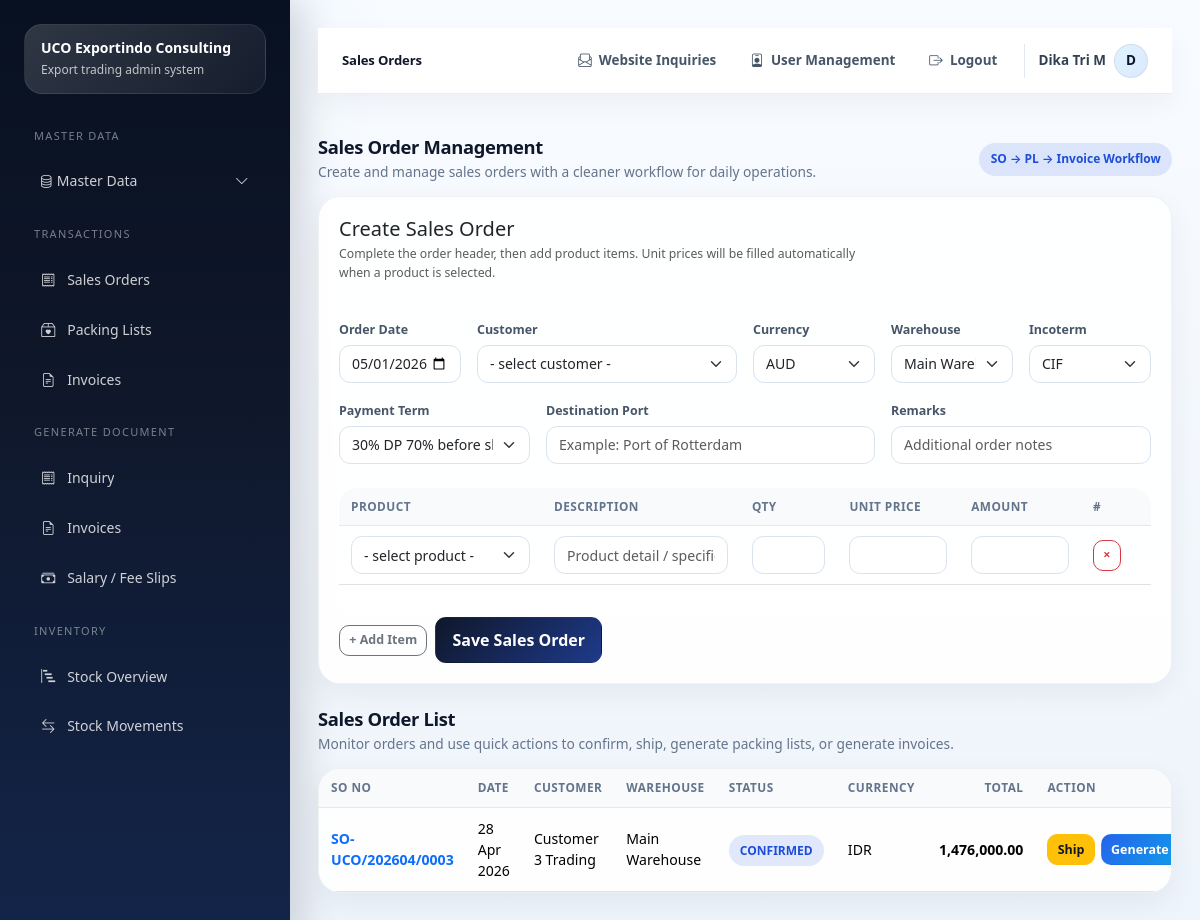
Page /index.php/transactions/sales_orders (signed in) on the committed database.
### tables this page shows
CREATE TABLE IF NOT EXISTS `sales_orders` (
  `id` int NOT NULL AUTO_INCREMENT,
  `so_no` varchar(50) NOT NULL,
  `order_date` date NOT NULL,
  `customer_id` int NOT NULL,
  `currency_id` int DEFAULT NULL,
  `incoterm_id` int DEFAULT NULL,
  `payment_term_id` int DEFAULT NULL,
  `warehouse_id` int DEFAULT NULL,
  `destination_port` varchar(150) DEFAULT NULL,
  `remarks` text,
  `created_by` int DEFAULT NULL,
  `total_amount` decimal(18,2) NOT NULL DEFAULT '0.00',
  `status` enum('DRAFT','CONFIRMED','SHIPPED') NOT NULL DEFAULT 'DRAFT',
  `created_at` timestamp NULL DEFAULT CURRENT_TIMESTAMP,
  PRIMARY KEY (`id`),
  UNIQUE KEY `so_no` (`so_no`),
  KEY `fk_so_customer` (`customer_id`),
  KEY `fk_so_currency` (`currency_id`),
  KEY `fk_so_incoterm` (`incoterm_id`),
  KEY `fk_so_payment_term` (`payment_term_id`),
  KEY `fk_so_warehouse` (`warehouse_id`),
  KEY `fk_so_user` (`created_by`),
  CONSTRAINT `fk_so_currency` FOREIGN KEY (`currency_id`) REFERENCES `currencies` (`id`) ON DELETE SET NULL,
  CONSTRAINT `fk_so_customer` FOREIGN KEY (`customer_id`) REFERENCES `customers` (`id`),
  CONSTRAINT `fk_so_incoterm` FOREIGN KEY (`incoterm_id`) REFERENCES `incoterms` (`id`) ON DELETE SET NULL,
  CONSTRAINT `fk_so_payment_term` FOREIGN KEY (`payment_term_id`) REFERENCES `payment_terms` (`id`) ON DELETE SET NULL,
  CONSTRAINT `fk_so_user` FOREIGN KEY (`created_by`) REFERENCES `users` (`id`) ON DELETE SET NULL,
  CONSTRAINT `fk_so_warehouse` FOREIGN KEY (`warehouse_id`) REFERENCES `warehouses` (`id`) ON DELETE SET NULL
);

CREATE TABLE IF NOT EXISTS `customers` (
  `id` int NOT NULL AUTO_INCREMENT,
  `customer_code` varchar(50) DEFAULT NULL,
  `company_name` varchar(150) NOT NULL,
  `pic_name` varchar(100) DEFAULT NULL,
  `email` varchar(100) DEFAULT NULL,
  `phone` varchar(50) DEFAULT NULL,
  `address` text,
  `country` varchar(100) DEFAULT NULL,
  `is_active` tinyint(1) NOT NULL DEFAULT '1',
  PRIMARY KEY (`id`)
);

CREATE TABLE IF NOT EXISTS `warehouses` (
  `id` int NOT NULL AUTO_INCREMENT,
  `code` varchar(30) NOT NULL,
  `warehouse_name` varchar(100) NOT NULL,
  `location` text,
  `is_active` tinyint(1) NOT NULL DEFAULT '1',
  PRIMARY KEY (`id`)
);

CREATE TABLE IF NOT EXISTS `currencies` (
  `id` int NOT NULL AUTO_INCREMENT,
  `currency_code` varchar(10) NOT NULL,
  `currency_name` varchar(50) NOT NULL,
  PRIMARY KEY (`id`)
);

### application/core/MY_Controller.php (called while the page is built, shortened)
<?php
class MY_Controller extends CI_Controller
{
    protected $user;
    public function __construct()
    {
        $this->user = $this->session->userdata('user');
    }
    protected function render($view, $data = [], $layout = 'admin')
    {
        $data['current_user'] = $this->user;
        $this->load->view('templates/admin_header', $data);
        $this->load->view($view, $data);
        $this->load->view('templates/admin_footer', $data);
    }
}

### application/controllers/Transactions.php (called while the page is built, shortened)
<?php
class Transactions extends MY_Controller
{
    public function sales_orders()
    {
        $data = $this->so->reference_data();
        $data['page_title'] = 'Sales Orders';
        $data['rows'] = $this->so->rows();
        $this->render('admin/transactions/sales_orders', $data);
    }
}

### index.php (called while the page is built, shortened)
<?php
require BASEPATH . 'core/CodeIgniter.php';

### application/models/Sales_order_model.php (called while the page is built, shortened)
<?php
class Sales_order_model extends CI_Model
{
    public function reference_data()
    {
        return [
            'customers' => $this->db->order_by('company_name','ASC')->get_where('customers', ['is_active' => 1])->result_array(),
            'currencies' => $this->db->order_by('currency_code','ASC')->get('currencies')->result_array(),
            'incoterms' => $this->db->order_by('incoterm_code','ASC')->get('incoterms')->result_array(),
            'payment_terms' => $this->db->order_by('term_name','ASC')->get('payment_terms')->result_array(),
            'products' => $this->db->query("SELECT p.*, u.uom_name FROM products p LEFT JOIN uoms u ON u.id=p.uom_id WHERE p.is_active=1 ORDER BY p.product_name ASC")->result_array(),
            'warehouses' => $this->db->order_by('warehouse_name','ASC')->get_where('warehouses', ['is_active' => 1])->result_array(),
        ];
    }
    public function rows()
    {
        return $this->db->query("SELECT so.*, c.company_name, cur.currency_code, w.warehouse_name FROM sales_orders so LEFT JOIN customers c ON c.id=so.customer_id LEFT JOIN currencies cur ON cur.id=so.currency_id LEFT JOIN warehouses w ON w.id=so.warehouse_id ORDER BY so.id DESC")->result_array();
    }
}

### application/helpers/uco_helper.php (called while the page is built, shortened)
<?php
function e($str)
{
    return htmlspecialchars((string)$str, ENT_QUOTES, 'UTF-8');
}
function format_date_id($date)
{
    return date('d M Y', strtotime($date));
}
function format_money($amount, $decimals = 2)
{
    return number_format((float)$amount, $decimals, '.', ',');
}

### application/views/admin/transactions/sales_orders.php (the view, shortened to what this page needs)
<div class="section-block">
    <div class="section-head">
        <div>
            <h3>Sales Order Management</h3>
            <p>Create and manage sales orders with a cleaner workflow for daily operations.</p>
        </div>
        <div class="badge-soft badge-soft-primary">SO → PL → Invoice Workflow</div>
    </div>
    <div class="card shadow-sm mb-4">
        <div class="card-body">
            <div class="row g-4 align-items-start">
                <div class="col-lg-8">
                    <h5 class="mb-1">Create Sales Order</h5>
                    <div class="text-muted small mb-3">
                        Complete the order header, then add product items. Unit prices will be filled automatically when a product is selected.
                    </div>
                </div>
            </div>
            <form method="post">
                <div class="row g-3 mt-1">
                    <div class="col-md-2">
                        <label class="form-label">Order Date</label>
                        <input type="date" name="order_date" class="form-control" value="<?= date('Y-m-d'); ?>">
                    </div>
                    <div class="col-md-4">
                        <label class="form-label">Customer</label>
                        <select name="customer_id" class="form-select" required>
                            <option value="">- select customer -</option>
                        </select>
                    </div>
                    <div class="col-md-2">
                        <label class="form-label">Currency</label>
                        <select name="currency_id" class="form-select" required>
                            <?php foreach ($currencies as $c): ?>
                                <option value="<?= e($c['id']); ?>"><?= e($c['currency_code']); ?></option>
                            <?php endforeach; ?>
                        </select>
                    </div>
                    <div class="col-md-2">
                        <label class="form-label">Warehouse</label>
                        <select name="warehouse_id" class="form-select" required>
                            <?php foreach ($warehouses as $w): ?>
                                <option value="<?= e($w['id']); ?>"><?= e($w['warehouse_name']); ?></option>
                            <?php endforeach; ?>
                        </select>
                    </div>
                    <div class="col-md-2">
                        <label class="form-label">Incoterm</label>
                        <select name="incoterm_id" class="form-select">
                            <?php foreach ($incoterms as $i): ?>
                                <option value="<?= e($i['id']); ?>"><?= e($i['incoterm_code']); ?></option>
                            <?php endforeach; ?>
                        </select>
                    </div>
                    <div class="col-md-3">
                        <label class="form-label">Payment Term</label>
                        <select name="payment_term_id" class="form-select">
                            <?php foreach ($payment_terms as $p): ?>
                                <option value="<?= e($p['id']); ?>"><?= e($p['term_name']); ?></option>
                            <?php endforeach; ?>
                        </select>
                    </div>
                    <div class="col-md-5">
                        <label class="form-label">Destination Port</label>
                        <input type="text" name="destination_port" class="form-control" placeholder="Example: Port of Rotterdam">
                    </div>
                    <div class="col-md-4">
                        <label class="form-label">Remarks</label>
                        <input type="text" name="remarks" class="form-control" placeholder="Additional order notes">
                    </div>
                </div>
                <div class="table-responsive mt-4">
                    <table class="table table-sm align-middle" id="items-table">
                        <thead>
                            <tr>
                                <th width="25%">Product</th>
                                <th>Description</th>
                                <th width="12%">Qty</th>
                                <th width="15%">Unit Price</th>
                                <th width="15%">Amount</th>
                                <th width="70">#</th>
                            </tr>
                        </thead>
                        <tbody>
                            <tr>
                                <td>
                                    <select name="product_id[]" class="form-select product-select" required>
                                        <option value="">- select product -</option>
                                    </select>
                                </td>
                                <td>
                                    <input type="text" name="description[]" class="form-control" placeholder="Product detail / specification">
                                </td>
                                <td>
                                    <input type="number" step="0.01" name="qty[]" class="form-control qty">
                                </td>
                                <td>
                                    <input type="number" step="0.01" name="unit_price[]" class="form-control price">
                                </td>
                                <td>
                                    <input type="text" class="form-control amount" readonly>
                                </td>
                                <td>
                                    <button type="button" class="btn btn-sm btn-outline-danger remove-row">×</button>
                                </td>
                            </tr>
                        </tbody>
                    </table>
                </div>
                <div class="d-flex flex-wrap gap-2 align-items-center mt-3">
                    <button type="button" class="btn btn-outline-secondary btn-sm" id="add-row">+ Add Item</button>
                    <button class="btn btn-dark">Save Sales Order</button>
                </div>
            </form>
        </div>
    </div>
</div>
<div class="section-block">
    <div class="section-head">
        <div>
            <h3>Sales Order List</h3>
            <p>Monitor orders and use quick actions to confirm, ship, generate packing lists, or generate invoices.</p>
        </div>
    </div>
    <div class="card shadow-sm">
        <div class="card-body p-0">
            <div class="table-responsive">
                <table class="table table-sm mb-0">
                    <thead>
                        <tr>
                            <th>SO No</th>
                            <th>Date</th>
                            <th>Customer</th>
                            <th>Warehouse</th>
                            <th>Status</th>
                            <th>Currency</th>
                            <th class="text-end">Total</th>
                            <th class="action-cell">Action</th>
                        </tr>
                    </thead>
                    <tbody>
                        <?php if (!$rows): ?>
                            <tr>
                                <td colspan="8" class="empty-state">No sales orders available yet.</td>
                            </tr>
                            <?php else: foreach ($rows as $row): ?>
                                <?php $status_class = $row['status'] === 'SHIPPED' ? 'success' : ($row['status'] === 'CONFIRMED' ? 'primary' : 'secondary'); ?>
                                <tr>
                                    <td>
                                        <a href="#" class="view-so fw-semibold" data-id="<?= e($row['id']); ?>">
                                            <?= e($row['so_no']); ?>
                                        </a>
                                    </td>
                                    <td><?= format_date_id($row['order_date']); ?></td>
                                    <td><?= e($row['company_name']); ?></td>
                                    <td><?= e($row['warehouse_name']); ?></td>
                                    <td>
                                        <span class="badge-soft badge-soft-<?= $status_class; ?>"><?= e($row['status']); ?></span>
                                    </td>
                                    <td><?= e($row['currency_code']); ?></td>
                                    <td class="text-end fw-semibold"><?= format_money($row['total_amount']); ?></td>
                                    <td>
                                        <div class="table-action-group">
                                            <?php if ($row['status'] !== 'SHIPPED'): ?>
                                                <a href="<?= site_url('transactions/sales-orders?ship=' . $row['id']); ?>" class="btn btn-sm btn-warning" onclick="return confirm('Ship this sales order and deduct warehouse stock?')">Ship</a>
                                            <?php endif; ?>
                                            <a href="<?= site_url('transactions/sales-orders?generate_pl=' . $row['id']); ?>" class="btn btn-sm btn-primary">Generate PL</a>
                                        </div>
                                    </td>
                                </tr>
                        <?php endforeach;
                        endif; ?>
                    </tbody>
                </table>
            </div>
        </div>
    </div>
</div>

### rows in the picture
sales_orders: so_no "SO-UCO/202604/0003", order_date "28 Apr 2026", customer.company_name "Customer 3 Trading", warehouse.warehouse_name "Main Warehouse", status "CONFIRMED", currency.currency_code "IDR", total_amount "1,476,000.00"

### other values in the picture
$page_title "Sales Orders"
isset($u['nama']) ? $u['nama'] : 'Admin' "Dika Tri M"
substr((string)(isset($u['nama']) ? $u['nama'] : 'A'), 0, 1) "D"
form field currency_id "AUD"
form field warehouse_id "Main Warehouse"
form field incoterm_id "CIF"
form field payment_term_id "30% DP 70% before shipment"
